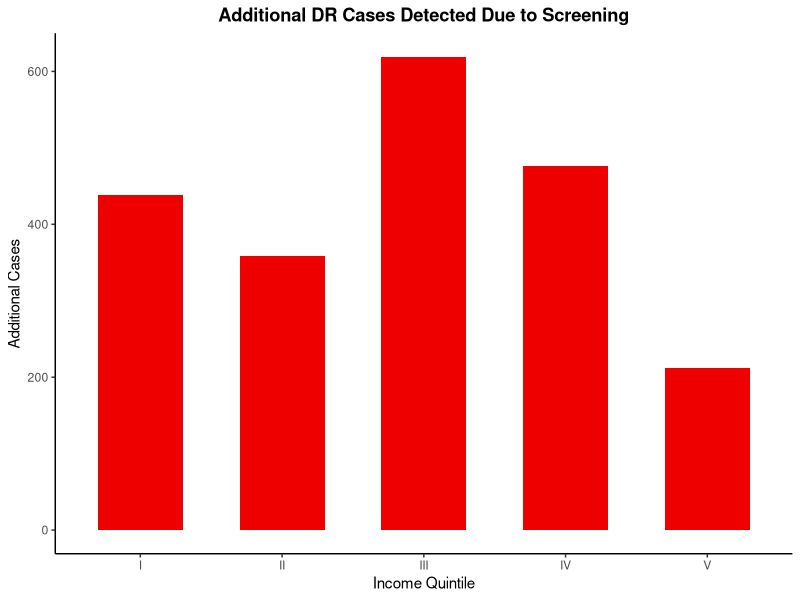
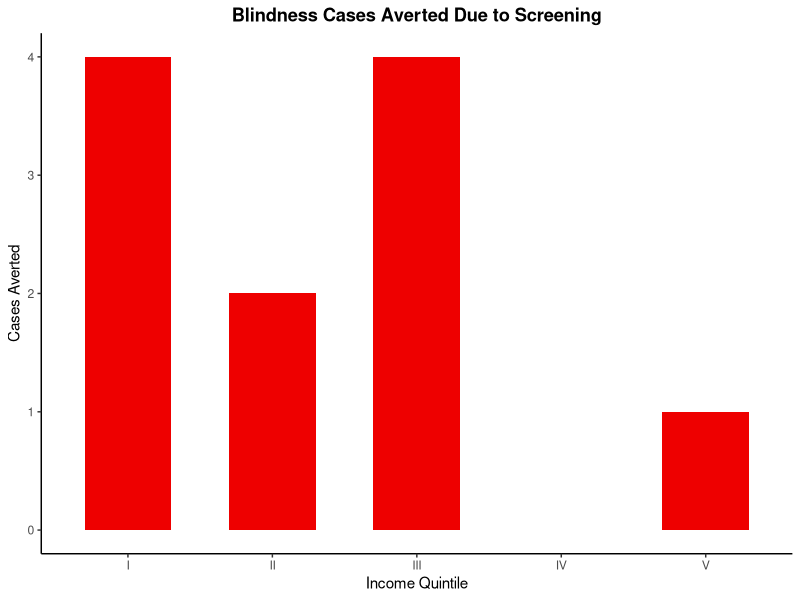
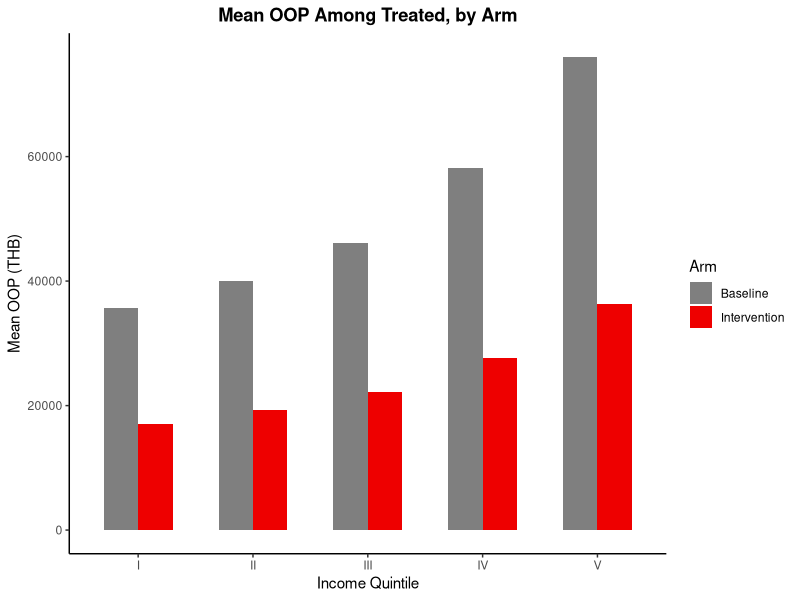
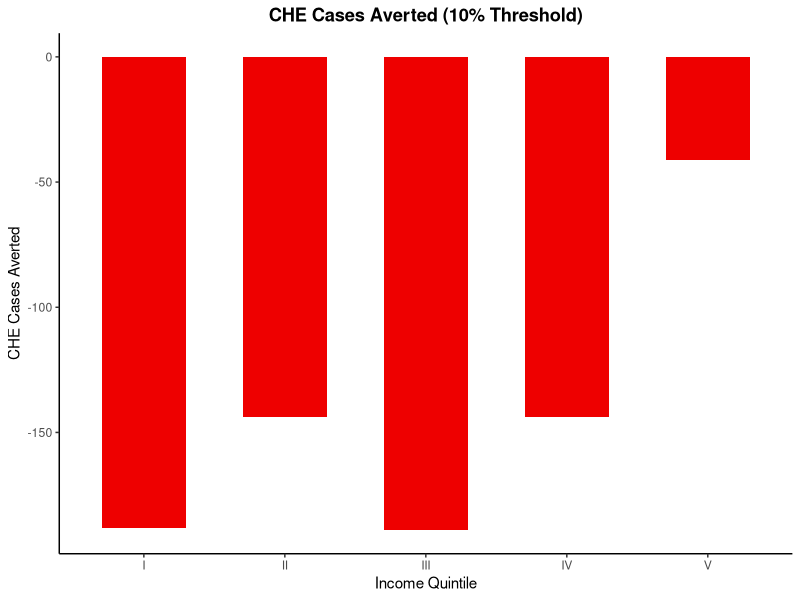
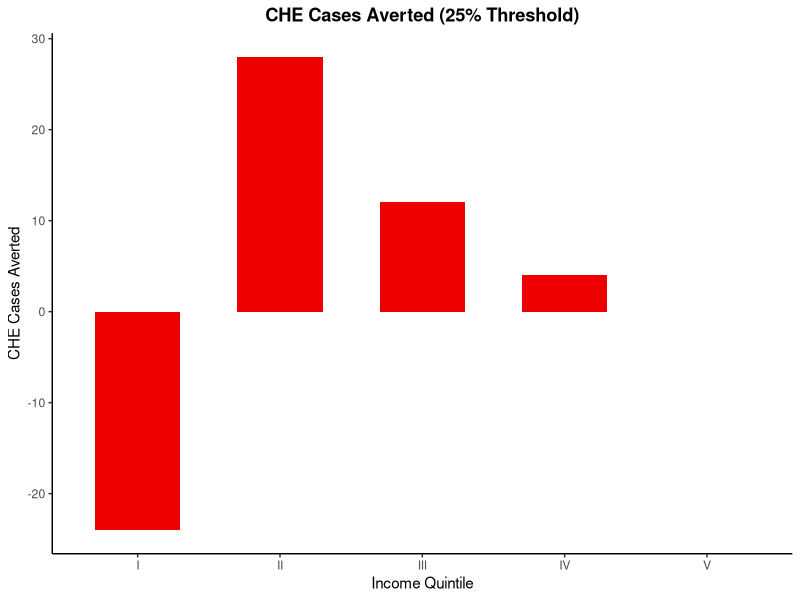
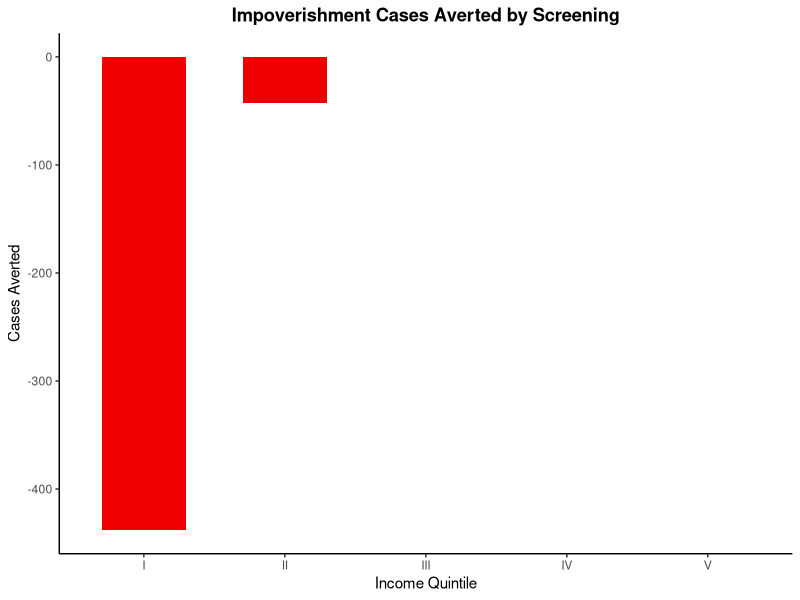

Here is the R script that generated these plots, in order:
rm(list = ls())
input <- read.csv("Input table.csv")
input$Value <- as.numeric(gsub(",", "", input$Value))

set.seed(123)
library(ggplot2)
library(data.table)

get_val <- function(name) input$Value[input$Parameters == name]
quintiles <- 1:5

n_treat_visits        <- get_val("n_treat_visits")
days_lost_screen      <- get_val("days_lost_screen")
days_lost_referral    <- get_val("days_lost_referral")
days_lost_treat       <- get_val("days_lost_treat")
late_stage_multiplier <- get_val("late_stage_multiplier")
poverty_line_val      <- get_val("poverty_line")

# ═══════════════════════════════════════════════════════════════════════════════
# INCOME SIMULATION
gini       <- get_val("gini")
ave_income <- get_val("mean_income")
pop_total  <- get_val("pop")

phi  <- 1 / gini
beta <- (1 / phi) * ave_income
all_incomes <- rgamma(n = pop_total, shape = phi, rate = 1 / beta)
qt_cuts     <- quantile(all_incomes, probs = seq(0, 1, by = 0.20))

#### Poverty line: top of Q1 (bottom 20%)???
poverty_line <- qt_cuts[2]
#poverty_line <- poverty_line_val

# ═══════════════════════════════════════════════════════════════════════════════
# MICROSIMULATION
rows <- list()

for (i in quintiles) {
  # Read all quintile-specific parameters from input table
  n_i          <- get_val(paste0("pop_", i))
  dr_prev_i    <- get_val(paste0("dr_", i))
  vtdr_dr_i    <- get_val(paste0("vtdr_dr_", i))
  pcu_i        <- get_val(paste0("pcu_", i))
  oop_treat_i  <- get_val(paste0("oop_tr_", i))
  nonmed_sc_i  <- get_val(paste0("nonmed_sc_", i))
  nonmed_ref_i <- get_val(paste0("nonmed_ref_", i))
  daily_wage_i <- get_val(paste0("daily_wage_", i))
  
  # ── Derived costs from input parameters ───────────────────────────────────
  # Non-medical cost per treatment visit ≈ referral-level travel
  nonmed_treat_i <- nonmed_ref_i * n_treat_visits
  
  # Indirect costs (wage loss)
  indirect_screen_i   <- daily_wage_i * days_lost_screen
  indirect_referral_i <- daily_wage_i * days_lost_referral
  indirect_treat_i    <- daily_wage_i * days_lost_treat
  
  # Draw incomes
  pool <- all_incomes[all_incomes >= qt_cuts[i] & all_incomes < qt_cuts[i + 1]]
  inc  <- sample(pool, n_i, replace = TRUE)
  
  # Health status draws
  has_dr     <- rbinom(n_i, 1, dr_prev_i)
  has_vtdr   <- rbinom(n_i, 1, vtdr_dr_i) * has_dr
  seeks_care <- rbinom(n_i, 1, pcu_i)
  
  # ═════════════════════════════════════════════════════════════════════════
  # BASELINE ARM (usual care)
  screened_b   <- rbinom(n_i, 1, get_val("cov_b"))              * seeks_care
  detected_b   <- rbinom(n_i, 1, get_val("sens_b"))             * screened_b * has_dr
  referred_b   <- rbinom(n_i, 1, 1 - get_val("lfu_referral"))   * detected_b
  treated_b    <- rbinom(n_i, 1, 1 - get_val("lfu_treat"))      * referred_b
  blind_prev_b <- rbinom(n_i, 1, get_val("eff_blind"))          * treated_b * has_vtdr
  
  # OOP baseline: late-stage → multiplied medical + treatment non-med
  oop_med_b      <- treated_b * oop_treat_i * late_stage_multiplier
  oop_nonmed_b   <- (detected_b * nonmed_sc_i +
                       referred_b * nonmed_ref_i +
                       treated_b  * nonmed_treat_i * late_stage_multiplier)
  oop_indirect_b <- (detected_b * indirect_screen_i +
                       referred_b * indirect_referral_i +
                       treated_b  * indirect_treat_i)
  oop_total_b    <- oop_med_b + oop_nonmed_b + oop_indirect_b
  
  # ═════════════════════════════════════════════════════════════════════════
  # INTERVENTION ARM (AI screening)
  screened_inv   <- rbinom(n_i, 1, get_val("cov_inv"))            * seeks_care
  detected_inv   <- rbinom(n_i, 1, get_val("sens_inv"))           * screened_inv * has_dr
  referred_inv   <- rbinom(n_i, 1, 1 - get_val("lfu_referral"))   * detected_inv
  treated_inv    <- rbinom(n_i, 1, 1 - get_val("lfu_treat"))      * referred_inv
  blind_prev_inv <- rbinom(n_i, 1, get_val("eff_blind"))          * treated_inv * has_vtdr
  
  # OOP intervention: early-stage → base costs, screening is FREE
  oop_med_inv      <- treated_inv * oop_treat_i
  oop_nonmed_inv   <- (detected_inv * nonmed_sc_i +
                         referred_inv * nonmed_ref_i +
                         treated_inv  * nonmed_treat_i)
  oop_indirect_inv <- (detected_inv * indirect_screen_i +
                         referred_inv * indirect_referral_i +
                         treated_inv  * indirect_treat_i)
  oop_total_inv    <- oop_med_inv + oop_nonmed_inv + oop_indirect_inv
  
  # ═════════════════════════════════════════════════════════════════════════
  # CHE & IMPOVERISHMENT
  th1 <- get_val("th1")
  th2 <- get_val("th2")
  
  che_10_b   <- as.integer(oop_total_b   > th1 * inc)
  che_10_inv <- as.integer(oop_total_inv > th1 * inc)
  che_25_b   <- as.integer(oop_total_b   > th2 * inc)
  che_25_inv <- as.integer(oop_total_inv > th2 * inc)
  
  impov_b   <- as.integer((inc - oop_total_b)   < poverty_line & oop_total_b   > 0)
  impov_inv <- as.integer((inc - oop_total_inv) < poverty_line & oop_total_inv > 0)
  
  #
  rows[[i]] <- data.table(
    id               = seq_len(n_i) + (i - 1) * n_i,
    quintile         = i,
    income           = round(inc, 0),
    has_dr           = has_dr,
    has_vtdr         = has_vtdr,
    seeks_care       = seeks_care,
    
    # Baseline disease
    screened_b       = screened_b,
    detected_b       = detected_b,
    referred_b       = referred_b,
    treated_b        = treated_b,
    blind_prev_b     = blind_prev_b,
    
    # baseline cost
    oop_med_b        = oop_med_b,
    oop_nonmed_b     = oop_nonmed_b,
    oop_indirect_b   = oop_indirect_b,
    oop_total_b      = oop_total_b,
    che_10_b         = che_10_b,
    che_25_b         = che_25_b,
    impov_b          = impov_b,
    
    # Intervention disease
    screened_inv     = screened_inv,
    detected_inv     = detected_inv,
    referred_inv     = referred_inv,
    treated_inv      = treated_inv,
    blind_prev_inv   = blind_prev_inv,
    
    # Intervention costs
    oop_med_inv      = oop_med_inv,
    oop_nonmed_inv   = oop_nonmed_inv,
    oop_indirect_inv = oop_indirect_inv,
    oop_total_inv    = oop_total_inv,
    che_10_inv       = che_10_inv,
    che_25_inv       = che_25_inv,
    impov_inv        = impov_inv
  )
}

cohort <- rbindlist(rows)


# ═══════════════════════════════════════════════════════════════════════════════
# QUINTILE-LEVEL SUMMARY
summary_q <- cohort[, .(
  n                  = .N,
  dr_cases           = sum(has_dr),
  mean_income        = round(mean(income)),
  
  detected_b         = sum(detected_b),
  detected_inv       = sum(detected_inv),
  addl_detected      = sum(detected_inv) - sum(detected_b),
  
  blind_prev_b       = sum(blind_prev_b),
  blind_prev_inv     = sum(blind_prev_inv),
  addl_blind_averted = sum(blind_prev_inv) - sum(blind_prev_b),
  
  mean_oop_b         = round(mean(oop_total_b[treated_b == 1]), 0),
  mean_oop_inv       = round(mean(oop_total_inv[treated_inv == 1]), 0),
  
  che10_b            = sum(che_10_b),
  che10_inv          = sum(che_10_inv),
  che10_averted      = sum(che_10_b) - sum(che_10_inv),
  
  che25_b            = sum(che_25_b),
  che25_inv          = sum(che_25_inv),
  che25_averted      = sum(che_25_b) - sum(che_25_inv),
  
  impov_b            = sum(impov_b),
  impov_inv          = sum(impov_inv),
  impov_averted      = sum(impov_b) - sum(impov_inv)
), by = quintile][order(quintile)]

print(summary_q)


# ═══════════════════════════════════════════════════════════════════════════════
# PLOTS
q_labels <- c("I", "II", "III", "IV", "V")

# A) Additional DR detected
ggplot(summary_q, aes(x = factor(quintile, labels = q_labels), y = addl_detected)) +
  geom_col(fill = "red2", width = 0.6) +
  labs(title = "Additional DR Cases Detected Due to Screening",
       x = "Income Quintile", y = "Additional Cases") +
  theme_classic() +
  theme(plot.title = element_text(hjust = 0.5, face = "bold"))

# B) Blindness averted
ggplot(summary_q, aes(x = factor(quintile, labels = q_labels), y = addl_blind_averted)) +
  geom_col(fill = "red2", width = 0.6) +
  labs(title = "Blindness Cases Averted Due to Screening",
       x = "Income Quintile", y = "Cases Averted") +
  theme_classic() +
  theme(plot.title = element_text(hjust = 0.5, face = "bold"))

# C) Mean OOP comparison (grouped bar)
df_oop <- melt(summary_q[, .(quintile, Baseline = mean_oop_b, Intervention = mean_oop_inv)],
               id.vars = "quintile", variable.name = "Arm", value.name = "Mean_OOP")

ggplot(df_oop, aes(x = factor(quintile, labels = q_labels), y = Mean_OOP, fill = Arm)) +
  geom_col(position = "dodge", width = 0.6) +
  scale_fill_manual(values = c("Baseline" = "grey50", "Intervention" = "red2")) +
  labs(title = "Mean OOP Among Treated, by Arm",
       x = "Income Quintile", y = "Mean OOP (THB)") +
  theme_classic() +
  theme(plot.title = element_text(hjust = 0.5, face = "bold"))

# D) CHE averted (10%)
ggplot(summary_q, aes(x = factor(quintile, labels = q_labels), y = che10_averted)) +
  geom_col(fill = "red2", width = 0.6) +
  labs(title = "CHE Cases Averted (10% Threshold)",
       x = "Income Quintile", y = "CHE Cases Averted") +
  theme_classic() +
  theme(plot.title = element_text(hjust = 0.5, face = "bold"))

# E) CHE averted (25%)
ggplot(summary_q, aes(x = factor(quintile, labels = q_labels), y = che25_averted)) +
  geom_col(fill = "red2", width = 0.6) +
  labs(title = "CHE Cases Averted (25% Threshold)",
       x = "Income Quintile", y = "CHE Cases Averted") +
  theme_classic() +
  theme(plot.title = element_text(hjust = 0.5, face = "bold"))

# F) Impoverishment averted
ggplot(summary_q, aes(x = factor(quintile, labels = q_labels), y = impov_averted)) +
  geom_col(fill = "red2", width = 0.6) +
  labs(title = "Impoverishment Cases Averted by Screening",
       x = "Income Quintile", y = "Cases Averted") +
  theme_classic() +
  theme(plot.title = element_text(hjust = 0.5, face = "bold"))
